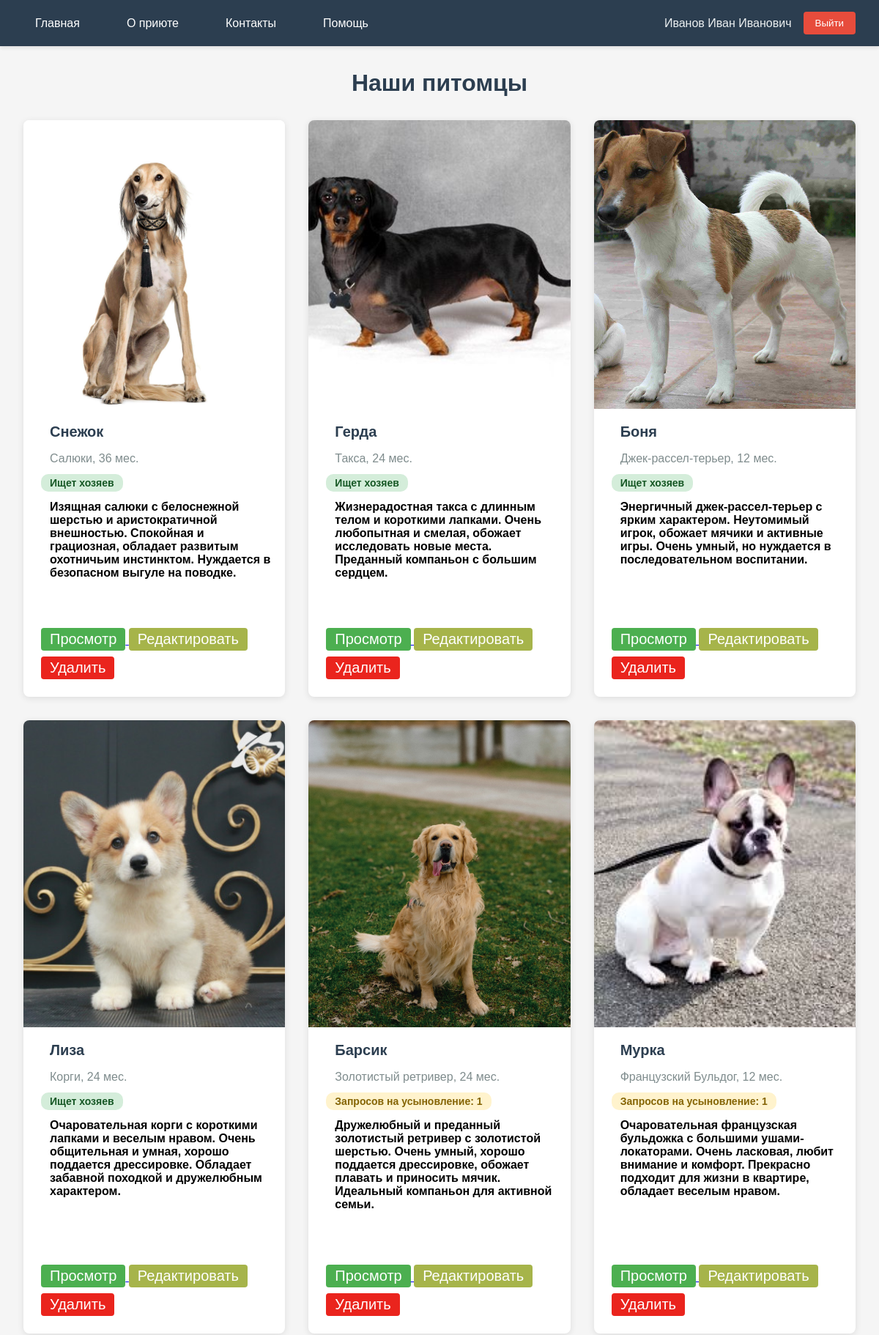
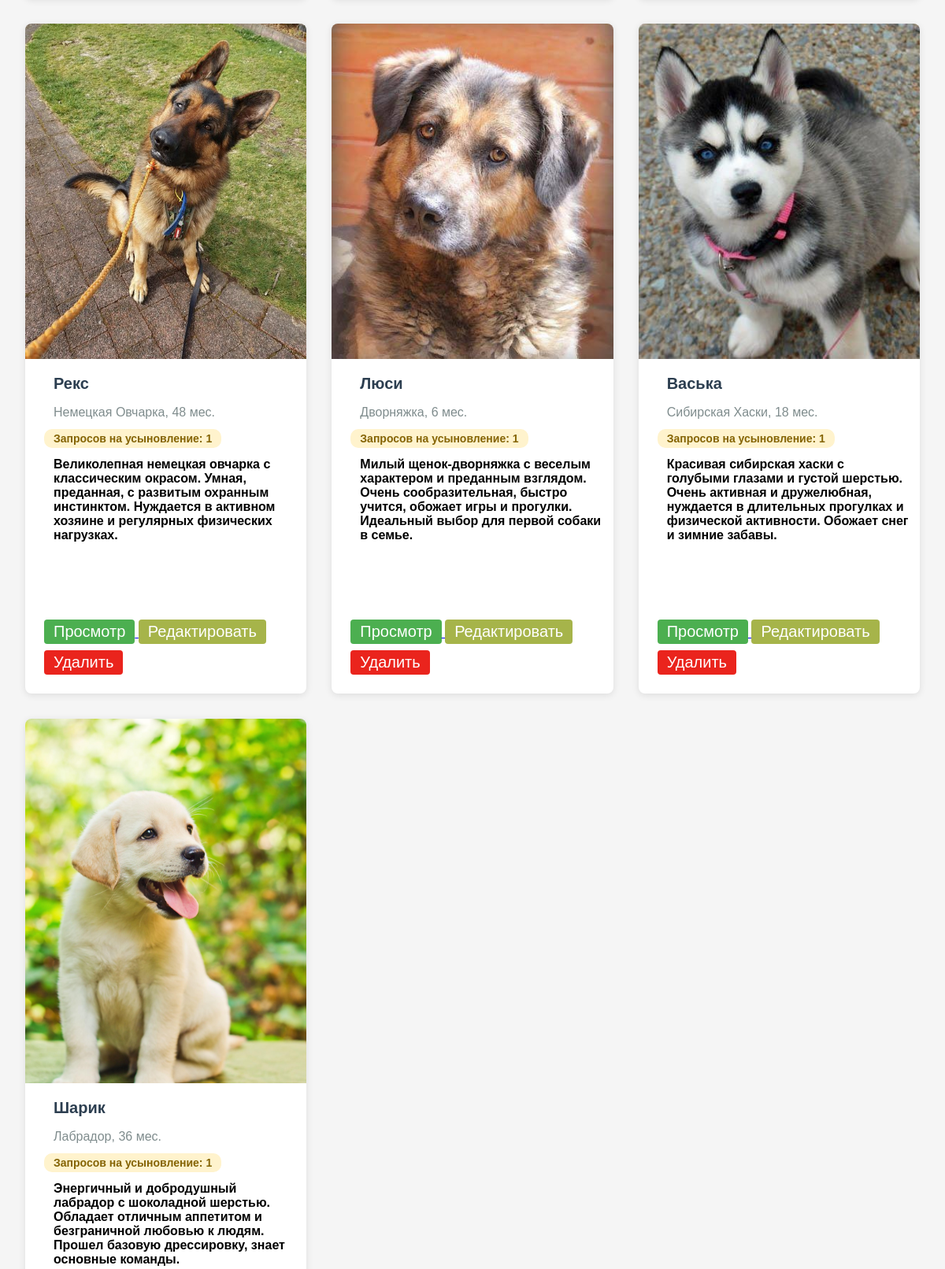
The app's page / (signed in, upper part) with its own data (2 pictures, top to bottom).
### app/views.py (models this page shows)
class User(Base):
    __tablename__ = "User"
    login: Mapped[str] = mapped_column(String(length=50), primary_key=True, nullable=False)
    password: Mapped[str] = mapped_column(String(length=255), nullable=False)
    last_name: Mapped[str]  = mapped_column(String(length=100), nullable=False)
    first_name: Mapped[str] = mapped_column(String(length=100), nullable=False)
    father_name: Mapped[str] = mapped_column(String(length=100))
    role: Mapped[str] = mapped_column(String(length=50), ForeignKey("User_role.name"), nullable=False)

class Animal(Base):
    __tablename__ = "Animal"
    id: Mapped[int] = mapped_column(primary_key=True, autoincrement=True)
    name: Mapped[str]  = mapped_column(String(length=100), nullable=False)
    description: Mapped[str] = mapped_column(Text, nullable=False)
    age: Mapped[int] = mapped_column(Integer, nullable=False)
    breed: Mapped[str] = mapped_column(String(length=100), nullable=False)
    sex: Mapped[str] = mapped_column(String(length=10), nullable=False)
    request_count: Mapped[int] = mapped_column(Integer, default=0, nullable=False)
    status: Mapped[str] = mapped_column(String(length=50), nullable=False)

class Animal_image(Base):
    __tablename__ = "Animal_image"
    file_name: Mapped[str]  = mapped_column(String(length=255), primary_key=True, nullable=False)
    file_type: Mapped[str]  = mapped_column(String(length=100), nullable=False)
    animal_id: Mapped[int] = mapped_column(ForeignKey("Animal.id"), nullable=False)

### app/views.py (the view)
@app.route('/')
def index():
    page = request.args.get('page', 1, type=int)
    sorted_animals = sort_animals(get_animals())
    animals_per_page = 10
    total_pages = (len(sorted_animals) + animals_per_page - 1) // animals_per_page
    paginated_animals = paginate_animals(sorted_animals, page, animals_per_page)
    return render_template('index.html',
                        animals=paginated_animals,
                        current_page=page,
                        total_pages=total_pages,
                        get_animal_image_by_id=get_animal_image_by_id,
                        get_animal_count=update_animal_request_count_by_id)

### app/views.py (called while the page is built)
def get_animals():
    try:
        with Session() as session:
            animals = session.query(Animal).all()
            if not animals:
                flash("Error getting animals from database")
                return False
            return animals
    except Exception as e:
        flash(f"Database error: {str(e)}")
        return False

def get_animal_image_by_id(animal_id):
    try:
        with Session() as session:
            animal_image = session.query(Animal_image).filter_by(animal_id=animal_id).first()
            if not animal_image:
                flash("Error getting image from database")
                return None
            return animal_image
    except Exception as e:
        flash(f"Database error: {str(e)}")
        return None

def get_user_by_login(login):
    try:
        with Session() as session:
            user = session.get(User, login)
            if not user:
                return None
            return user
    except Exception as e:
        flash(f"Database error: {str(e)}")
        return None

def get_animal_date_by_id(animal_id):
    try:
        with Session() as session:
            user_animal = session.query(User_has_Animal).filter_by(animal_id=animal_id).first()
            if user_animal:
                return user_animal.date
            else:
                return date(9999, 12, 31)
    except Exception as e:
        flash(f"Database error: {str(e)}")
        return date(9999, 12, 31)

def sort_animals(animals):
    if not animals:
        return []
    return sorted(animals, key=lambda x: (
        1 if x.status == 'available' else 0,
        get_animal_date_by_id(x.id)),
        reverse=True
    )

def paginate_animals(animals, page, per_page=10):
    start_idx = (page - 1) * per_page
    end_idx = start_idx + per_page
    return animals[start_idx:end_idx]

@login_manager.user_loader
def load_user(user_id):
    user = get_user_by_login(user_id)
    if user:
        return UserLogin(user)
    return None

    @property
    def is_authenticated(self):
        return self.user is not None

### app/templates/index.html (shortened to what this page needs)
{% extends 'base.html' %}
{% block content %}
<link rel="stylesheet" href="{{ url_for('static', filename='index.css') }}">
<main class="main-content">
    <h1 class="page-title">Наши питомцы</h1>
    <div class="animals-grid">
        {% for animal in animals %}
        <div class="animal-card">
            <img src="{{ url_for('static', filename='images/' + get_animal_image_by_id(animal.id).file_name) }}" alt="{{ animal.name }}" class="animal-image">
            <div class="animal-info">
                <div class="animal-name">{{ animal.name }}</div>
                <div class="animal-details">{{ animal.breed }}, {{ animal.age }} мес. {{ animal.gender }}</div>
                <div class="animal-status {% if animal.status == 'available' %}status-available{% else %}status-reserved{% endif %}">
                    {% if animal.status == 'available' %}Ищет хозяев{% else %} Запросов на усыновление: {{ animal.request_count }} {% endif %}
                </div>
                <div class="description"> {{ animal.description }}</div>
            </div>
            <div class="animal-buttons">
                {% if current_user.is_authenticated %}
                    {% if current_user.user.role == "user" or current_user.user.role == "moderator" or current_user.user.role == "admin" %}
                        <a href="/animal_view/{{animal.id}}">
                            <button class="btn-animal adopt-animal">Просмотр</button>
                        </a>
                    {% endif %}
                    {% if current_user.user.role == "moderator" or current_user.user.role == "admin" %}
                        <a href="/animal_edit/{{animal.id}}"><button class="btn-animal edit-animal">Редактировать</button></a>
                    {% endif %}
                    {% if current_user.user.role == "admin" %}
                        <a href="/animal_delete/{{animal.id}}"><button class="btn-animal delete-animal">Удалить</button></a>
                    {% endif %}
                {% endif %}
            </div>
        </div>
        {% endfor %}
    </div>
</main>
{% endblock %}

### app/templates/base.html (shortened to what this page needs)
<!DOCTYPE html>
<html lang="ru">
<head>
    <link rel="stylesheet" href="{{ url_for('static', filename='base.css') }}">
</head>
<body>
    <nav class="navbar">
        <ul class="nav-links">
            <li><a href="/">Главная</a></li>
            <li><a href="/#about">О приюте</a></li>
            <li><a href="/#about">Контакты</a></li>
            <li><a href="/#about">Помощь</a></li>
        </ul>
        <div class="auth-section">
            {% if current_user.is_authenticated %}
                <span class="user-info">
                {{ current_user.user.last_name }} {{ current_user.user.first_name }} {{ current_user.user.father_name }}
                </span>
                <a href="/logout"><button class="btn btn-secondary">Выйти</button></a>
            {% else %}
                <a href="/login"><button class="btn btn-primary">Войти</button></a>
                <a href="/reg"><button class="btn btn-secondary">Регистрация</button></a>
            {% endif %}
        </div>
    </nav>
    {% block content %}{% endblock %}
</body>
</html>

### app/static/base.css (style rules this page uses)
* { margin: 0; padding: 0; box-sizing: border-box; font-family: Arial, sans-serif; }
body { background-color: #f5f5f5; min-height: 100vh; display: flex; flex-direction: column; }
.navbar { background-color: #2c3e50; color: white; padding: 1rem 2rem; gap: 1rem; display: flex; justify-content: space-between; align-items: center; box-shadow: 0 2px 5px rgba(0,0,0,0.1); position: relative; z-index: 1001; }
.nav-links { display: flex; gap: 2rem; list-style: none; }
.nav-links a { color: white; text-decoration: none; padding: 0.5rem 1rem; border-radius: 4px; transition: background-color 0.3s; }
.auth-section { display: flex; align-items: center; gap: 1rem; }
.user-info { color: #ecf0f1; }
.btn { padding: 0.5rem 1rem; border: none; border-radius: 4px; cursor: pointer; text-decoration: none; display: inline-block; transition: background-color 0.3s; }
.btn-secondary { background-color: #e74c3c; color: white; }

### app/static/index.css (style rules this page uses)
.main-content { flex: 1; padding: 2rem; max-width: 1200px; margin: 0 auto; width: 100%; }
.page-title { text-align: center; margin-bottom: 2rem; color: #2c3e50; }
.animals-grid { display: grid; grid-template-columns: repeat(auto-fill, minmax(300px, 1fr)); gap: 2rem; margin-bottom: 2rem; }
.animal-card { display: flex; flex-direction: column; gap: 1rem; background: white; border-radius: 8px; overflow: hidden; box-shadow: 0 2px 10px rgba(0,0,0,0.1); transition: transform 0.3s; }
.animal-image { width: 100%; height: 50%; object-fit: cover; }
.animal-info { padding-left: 1.5rem; }
.animal-name { padding: 0.25rem 0.75rem; font-size: 1.25rem; font-weight: bold; color: #2c3e50; margin-bottom: 0.5rem; }
.animal-details { padding: 0.25rem 0.75rem; color: #7f8c8d; margin-bottom: 0.5rem; }
.animal-status { display: inline-block; padding: 0.25rem 0.75rem; border-radius: 10px; font-size: 0.875rem; font-weight: bold; margin-bottom: 0.5rem; }
.status-available { background-color: #d4edda; color: #155724; }
.status-reserved { background-color: #fff3cd; color: #856404; }
.description { padding: 0.25rem 0.75rem; font-weight: bold; }
.animal-buttons { margin-top: auto; padding: 1.5rem; }
a > .btn-animal { padding: 0.25rem 0.75rem; }
.btn-animal { font-size: 20px; background: #4CAF50; color: white; border: none; border-radius: 4px; cursor: pointer; margin-top: 8px; }
.edit-animal { background: #a6b44a; }
.delete-animal { background: #ea241d; }

### records on screen
User: user.last_name "Иванов", user.first_name "Иван", user.father_name "Иванович"
Animal: id.file_name (picture), name "Снежок", breed "Салюки", age "36", status "Ищет хозяев", description "Изящная салюки с белоснежной шерстью и аристократичной внешностью. Спокойная и грациозная, обладает развитым охотничьим инстинктом. Нуждается в безопасном выгуле на поводке."
Animal: id.file_name (picture), name "Герда", breed "Такса", age "24", status "Ищет хозяев", description "Жизнерадостная такса с длинным телом и короткими лапками. Очень любопытная и смелая, обожает исследовать новые места. Преданный компаньон с большим сердцем."
Animal: id.file_name (picture), name "Боня", breed "Джек-рассел-терьер", age "12", status "Ищет хозяев", description "Энергичный джек-рассел-терьер с ярким характером. Неутомимый игрок, обожает мячики и активные игры. Очень умный, но нуждается в последовательном воспитании."
Animal: id.file_name (picture), name "Лиза", breed "Корги", age "24", status "Ищет хозяев", description "Очаровательная корги с короткими лапками и веселым нравом. Очень общительная и умная, хорошо поддается дрессировке. Обладает забавной походкой и дружелюбным характером."
Animal: id.file_name (picture), name "Барсик", breed "Золотистый ретривер", age "24", request_count "1", description "Дружелюбный и преданный золотистый ретривер с золотистой шерстью. Очень умный, хорошо поддается дрессировке, обожает плавать и приносить мячик. Идеальный компаньон для активной семьи."
Animal: id.file_name (picture), name "Мурка", breed "Французский Бульдог", age "12", request_count "1", description "Очаровательная французская бульдожка с большими ушами-локаторами. Очень ласковая, любит внимание и комфорт. Прекрасно подходит для жизни в квартире, обладает веселым нравом."
Animal: id.file_name (picture), name "Рекс", breed "Немецкая Овчарка", age "48", request_count "1", description "Великолепная немецкая овчарка с классическим окрасом. Умная, преданная, с развитым охранным инстинктом. Нуждается в активном хозяине и регулярных физических нагрузках."
Animal: id.file_name (picture), name "Люси", breed "Дворняжка", age "6", request_count "1", description "Милый щенок-дворняжка с веселым характером и преданным взглядом. Очень сообразительная, быстро учится, обожает игры и прогулки. Идеальный выбор для первой собаки в семье."
Animal: id.file_name (picture), name "Васька", breed "Сибирская Хаски", age "18", request_count "1", description "Красивая сибирская хаски с голубыми глазами и густой шерстью. Очень активная и дружелюбная, нуждается в длительных прогулках и физической активности. Обожает снег и зимние забавы."
Animal: id.file_name (picture), name "Шарик", breed "Лабрадор", age "36", request_count "1", description "Энергичный и добродушный лабрадор с шоколадной шерстью. Обладает отличным аппетитом и безграничной любовью к людям. Прошел базовую дрессировку, знает основные команды."
